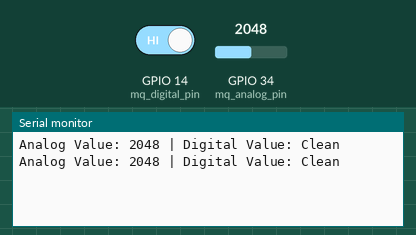
This sketch was run on a simulated ESP32. Shown: the last lines printed to the serial monitor. Inputs (shaded band) come from the test bench; at power-on: GPIO 14 (mq_digital_pin) HIGH, GPIO 34 (mq_analog_pin) = 2048.

Above: at 1.8 s.
1.9 s: GPIO 14 (mq_digital_pin) driven LOW
At 2.8 s:
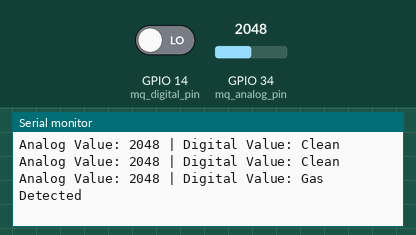
4.5 s: GPIO 34 (mq_analog_pin) set to 2866
At 5.8 s:
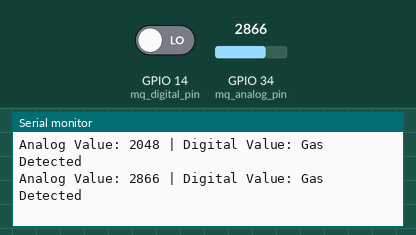
6.0 s: GPIO 34 (mq_analog_pin) set to 3603
At 6.6 s:
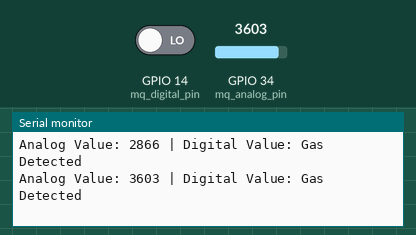
7.5 s: GPIO 14 (mq_digital_pin) driven HIGH
At 8.8 s:
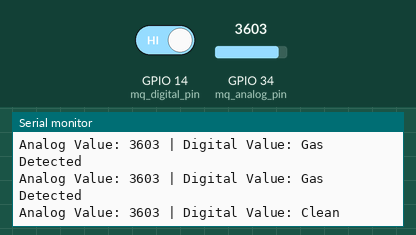
Timing chart, 0 to 10.0 s (numbered marks = the images above; inputs shaded):
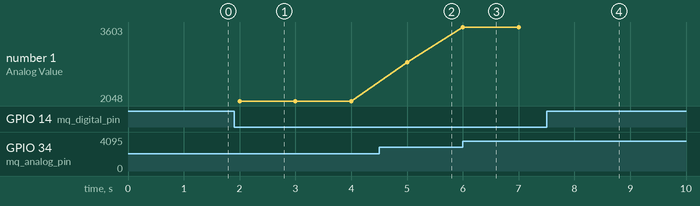

The sketch:

MQ_135.ino
```cpp
//Delare pins for analog and digital values
int mq_analog_pin = 34;
int mq_digital_pin = 14;

void setup() {
  Serial.begin(115200);
  pinMode(mq_digital_pin, INPUT);  //Setting pin to input mode
}

void loop() {
  //Reading analog and digital values and displaying on Serial monitor
  int analogValue = analogRead(mq_analog_pin);
  int digitalValue = digitalRead(mq_digital_pin);

  Serial.print("Analog Value: ");
  Serial.print(analogValue);

  Serial.print(" | Digital Value: ");
  Serial.println(digitalValue == LOW ? "Gas Detected" : "Clean");

  delay(1000);
}
```

Measured:
- after the input at 1.9 s, the serial monitor: prints a new line after 0.10 s (image 1)
- after the input at 4.5 s, the serial monitor: prints a new line after 0.50 s (image 2)
- after the input at 6.0 s, the serial monitor: prints a new line at once (image 3)
- after the input at 7.5 s, the serial monitor: prints a new line after 0.50 s (image 4)
- plotted number 1: 2048 → 2866 after the input at 4.5 s, 2866 → 3603 after the input at 6.0 s
